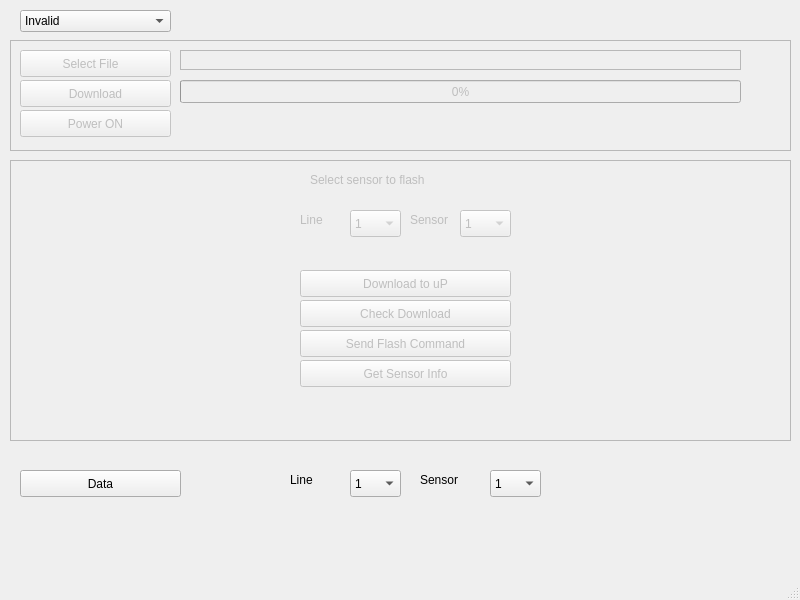
<?xml version="1.0" encoding="UTF-8"?>
<ui version="4.0">
 <class>QtXmodem</class>
 <widget class="QMainWindow" name="QtXmodem">
  <property name="geometry">
   <rect>
    <x>0</x>
    <y>0</y>
    <width>800</width>
    <height>600</height>
   </rect>
  </property>
  <property name="windowTitle">
   <string>QtXmodem</string>
  </property>
  <widget class="QWidget" name="centralwidget">
   <widget class="QComboBox" name="Port_comboBox">
    <property name="geometry">
     <rect>
      <x>20</x>
      <y>10</y>
      <width>151</width>
      <height>22</height>
     </rect>
    </property>
    <property name="currentText">
     <string>Invalid</string>
    </property>
    <item>
     <property name="text">
      <string>Invalid</string>
     </property>
    </item>
    <item>
     <property name="text">
      <string>/dev/ttyACM0</string>
     </property>
    </item>
    <item>
     <property name="text">
      <string>/dev/ttyACM1</string>
     </property>
    </item>
    <item>
     <property name="text">
      <string>/dev/ttyUSB0</string>
     </property>
    </item>
    <item>
     <property name="text">
      <string>/dev/ttyUSB1</string>
     </property>
    </item>
    <item>
     <property name="text">
      <string>COM1</string>
     </property>
    </item>
    <item>
     <property name="text">
      <string>COM2</string>
     </property>
    </item>
    <item>
     <property name="text">
      <string>COM3</string>
     </property>
    </item>
    <item>
     <property name="text">
      <string>COM4</string>
     </property>
    </item>
    <item>
     <property name="text">
      <string>COM5</string>
     </property>
    </item>
    <item>
     <property name="text">
      <string>COM6</string>
     </property>
    </item>
    <item>
     <property name="text">
      <string>COM7</string>
     </property>
    </item>
    <item>
     <property name="text">
      <string>COM8</string>
     </property>
    </item>
    <item>
     <property name="text">
      <string>COM9</string>
     </property>
    </item>
    <item>
     <property name="text">
      <string>COM10</string>
     </property>
    </item>
   </widget>
   <widget class="QLabel" name="Comm_label">
    <property name="geometry">
     <rect>
      <x>180</x>
      <y>10</y>
      <width>22</width>
      <height>22</height>
     </rect>
    </property>
    <property name="text">
     <string/>
    </property>
    <property name="pixmap">
     <pixmap resource="Resources.qrc">:/ledred.png</pixmap>
    </property>
    <property name="scaledContents">
     <bool>true</bool>
    </property>
   </widget>
   <widget class="QFrame" name="Download_frame">
    <property name="enabled">
     <bool>false</bool>
    </property>
    <property name="geometry">
     <rect>
      <x>10</x>
      <y>160</y>
      <width>781</width>
      <height>281</height>
     </rect>
    </property>
    <property name="frameShape">
     <enum>QFrame::StyledPanel</enum>
    </property>
    <property name="frameShadow">
     <enum>QFrame::Raised</enum>
    </property>
    <widget class="QPushButton" name="DownloadTu_uP_pushButton">
     <property name="geometry">
      <rect>
       <x>290</x>
       <y>110</y>
       <width>211</width>
       <height>27</height>
      </rect>
     </property>
     <property name="text">
      <string>Download to uP</string>
     </property>
    </widget>
    <widget class="QLabel" name="FlashingSensors_label">
     <property name="geometry">
      <rect>
       <x>530</x>
       <y>50</y>
       <width>22</width>
       <height>22</height>
      </rect>
     </property>
     <property name="text">
      <string/>
     </property>
     <property name="pixmap">
      <pixmap resource="Resources.qrc">:/ledgreen.png</pixmap>
     </property>
     <property name="scaledContents">
      <bool>true</bool>
     </property>
    </widget>
    <widget class="QComboBox" name="FlashSensor_comboBox">
     <property name="geometry">
      <rect>
       <x>450</x>
       <y>50</y>
       <width>51</width>
       <height>27</height>
      </rect>
     </property>
     <item>
      <property name="text">
       <string>1</string>
      </property>
     </item>
     <item>
      <property name="text">
       <string>2</string>
      </property>
     </item>
     <item>
      <property name="text">
       <string>3</string>
      </property>
     </item>
     <item>
      <property name="text">
       <string>4</string>
      </property>
     </item>
     <item>
      <property name="text">
       <string>5</string>
      </property>
     </item>
     <item>
      <property name="text">
       <string>6</string>
      </property>
     </item>
     <item>
      <property name="text">
       <string>7</string>
      </property>
     </item>
     <item>
      <property name="text">
       <string>8</string>
      </property>
     </item>
     <item>
      <property name="text">
       <string>9</string>
      </property>
     </item>
     <item>
      <property name="text">
       <string>10</string>
      </property>
     </item>
     <item>
      <property name="text">
       <string>11</string>
      </property>
     </item>
     <item>
      <property name="text">
       <string>12</string>
      </property>
     </item>
     <item>
      <property name="text">
       <string>13</string>
      </property>
     </item>
     <item>
      <property name="text">
       <string>14</string>
      </property>
     </item>
     <item>
      <property name="text">
       <string>15</string>
      </property>
     </item>
     <item>
      <property name="text">
       <string>16</string>
      </property>
     </item>
    </widget>
    <widget class="QLabel" name="label_24">
     <property name="geometry">
      <rect>
       <x>290</x>
       <y>50</y>
       <width>31</width>
       <height>19</height>
      </rect>
     </property>
     <property name="text">
      <string>Line</string>
     </property>
    </widget>
    <widget class="QLabel" name="label_25">
     <property name="geometry">
      <rect>
       <x>400</x>
       <y>50</y>
       <width>51</width>
       <height>19</height>
      </rect>
     </property>
     <property name="text">
      <string>Sensor</string>
     </property>
    </widget>
    <widget class="QComboBox" name="FlashLine_comboBox">
     <property name="geometry">
      <rect>
       <x>340</x>
       <y>50</y>
       <width>51</width>
       <height>27</height>
      </rect>
     </property>
     <item>
      <property name="text">
       <string>1</string>
      </property>
     </item>
     <item>
      <property name="text">
       <string>2</string>
      </property>
     </item>
     <item>
      <property name="text">
       <string>3</string>
      </property>
     </item>
     <item>
      <property name="text">
       <string>4</string>
      </property>
     </item>
    </widget>
    <widget class="QPushButton" name="CheckDownload_pushButton">
     <property name="geometry">
      <rect>
       <x>290</x>
       <y>140</y>
       <width>211</width>
       <height>27</height>
      </rect>
     </property>
     <property name="text">
      <string>Check Download</string>
     </property>
    </widget>
    <widget class="QPushButton" name="SendFlashCommand_pushButton">
     <property name="geometry">
      <rect>
       <x>290</x>
       <y>170</y>
       <width>211</width>
       <height>27</height>
      </rect>
     </property>
     <property name="text">
      <string>Send Flash Command</string>
     </property>
    </widget>
    <widget class="QLabel" name="label_30">
     <property name="geometry">
      <rect>
       <x>300</x>
       <y>10</y>
       <width>161</width>
       <height>20</height>
      </rect>
     </property>
     <property name="text">
      <string>Select sensor to flash</string>
     </property>
    </widget>
    <widget class="QPushButton" name="GetSensorInfoCommand_pushButton">
     <property name="geometry">
      <rect>
       <x>290</x>
       <y>200</y>
       <width>211</width>
       <height>27</height>
      </rect>
     </property>
     <property name="text">
      <string>Get Sensor Info</string>
     </property>
    </widget>
   </widget>
   <widget class="QPushButton" name="Data_pushButton">
    <property name="geometry">
     <rect>
      <x>20</x>
      <y>470</y>
      <width>161</width>
      <height>27</height>
     </rect>
    </property>
    <property name="text">
     <string>Data</string>
    </property>
   </widget>
   <widget class="QComboBox" name="DataLine_comboBox">
    <property name="geometry">
     <rect>
      <x>350</x>
      <y>470</y>
      <width>51</width>
      <height>27</height>
     </rect>
    </property>
    <item>
     <property name="text">
      <string>1</string>
     </property>
    </item>
    <item>
     <property name="text">
      <string>2</string>
     </property>
    </item>
    <item>
     <property name="text">
      <string>3</string>
     </property>
    </item>
    <item>
     <property name="text">
      <string>4</string>
     </property>
    </item>
   </widget>
   <widget class="QLabel" name="label_28">
    <property name="geometry">
     <rect>
      <x>420</x>
      <y>470</y>
      <width>61</width>
      <height>19</height>
     </rect>
    </property>
    <property name="text">
     <string>Sensor</string>
    </property>
   </widget>
   <widget class="QComboBox" name="DataSensor_comboBox">
    <property name="geometry">
     <rect>
      <x>490</x>
      <y>470</y>
      <width>51</width>
      <height>27</height>
     </rect>
    </property>
    <item>
     <property name="text">
      <string>1</string>
     </property>
    </item>
    <item>
     <property name="text">
      <string>2</string>
     </property>
    </item>
    <item>
     <property name="text">
      <string>3</string>
     </property>
    </item>
    <item>
     <property name="text">
      <string>4</string>
     </property>
    </item>
    <item>
     <property name="text">
      <string>5</string>
     </property>
    </item>
    <item>
     <property name="text">
      <string>6</string>
     </property>
    </item>
    <item>
     <property name="text">
      <string>7</string>
     </property>
    </item>
    <item>
     <property name="text">
      <string>8</string>
     </property>
    </item>
    <item>
     <property name="text">
      <string>9</string>
     </property>
    </item>
    <item>
     <property name="text">
      <string>10</string>
     </property>
    </item>
    <item>
     <property name="text">
      <string>11</string>
     </property>
    </item>
    <item>
     <property name="text">
      <string>12</string>
     </property>
    </item>
    <item>
     <property name="text">
      <string>13</string>
     </property>
    </item>
    <item>
     <property name="text">
      <string>14</string>
     </property>
    </item>
    <item>
     <property name="text">
      <string>15</string>
     </property>
    </item>
    <item>
     <property name="text">
      <string>16</string>
     </property>
    </item>
   </widget>
   <widget class="QLabel" name="label_29">
    <property name="geometry">
     <rect>
      <x>290</x>
      <y>470</y>
      <width>41</width>
      <height>19</height>
     </rect>
    </property>
    <property name="text">
     <string>Line</string>
    </property>
   </widget>
   <widget class="QFrame" name="Fileframe">
    <property name="enabled">
     <bool>false</bool>
    </property>
    <property name="geometry">
     <rect>
      <x>10</x>
      <y>40</y>
      <width>781</width>
      <height>111</height>
     </rect>
    </property>
    <property name="frameShape">
     <enum>QFrame::StyledPanel</enum>
    </property>
    <property name="frameShadow">
     <enum>QFrame::Raised</enum>
    </property>
    <widget class="QLabel" name="Flashing_label">
     <property name="geometry">
      <rect>
       <x>750</x>
       <y>40</y>
       <width>22</width>
       <height>22</height>
      </rect>
     </property>
     <property name="text">
      <string/>
     </property>
     <property name="pixmap">
      <pixmap resource="Resources.qrc">:/ledgreen.png</pixmap>
     </property>
     <property name="scaledContents">
      <bool>true</bool>
     </property>
    </widget>
    <widget class="QPushButton" name="Power_pushButton">
     <property name="geometry">
      <rect>
       <x>10</x>
       <y>70</y>
       <width>151</width>
       <height>27</height>
      </rect>
     </property>
     <property name="text">
      <string>Power ON</string>
     </property>
    </widget>
    <widget class="QLabel" name="label_BINFILE">
     <property name="geometry">
      <rect>
       <x>170</x>
       <y>10</y>
       <width>561</width>
       <height>20</height>
      </rect>
     </property>
     <property name="frameShape">
      <enum>QFrame::StyledPanel</enum>
     </property>
     <property name="frameShadow">
      <enum>QFrame::Sunken</enum>
     </property>
     <property name="text">
      <string/>
     </property>
    </widget>
    <widget class="QProgressBar" name="download_progressBar">
     <property name="geometry">
      <rect>
       <x>170</x>
       <y>40</y>
       <width>561</width>
       <height>23</height>
      </rect>
     </property>
     <property name="value">
      <number>0</number>
     </property>
    </widget>
    <widget class="QPushButton" name="DownloadXMODEMRX_pushButton">
     <property name="geometry">
      <rect>
       <x>10</x>
       <y>40</y>
       <width>151</width>
       <height>27</height>
      </rect>
     </property>
     <property name="text">
      <string>Download</string>
     </property>
    </widget>
    <widget class="QPushButton" name="SelectFile_pushButton">
     <property name="geometry">
      <rect>
       <x>10</x>
       <y>10</y>
       <width>151</width>
       <height>27</height>
      </rect>
     </property>
     <property name="text">
      <string>Select File   </string>
     </property>
    </widget>
    <widget class="QLabel" name="RX_label">
     <property name="enabled">
      <bool>false</bool>
     </property>
     <property name="geometry">
      <rect>
       <x>750</x>
       <y>10</y>
       <width>22</width>
       <height>22</height>
      </rect>
     </property>
     <property name="text">
      <string/>
     </property>
     <property name="pixmap">
      <pixmap resource="Resources.qrc">:/ledred.png</pixmap>
     </property>
     <property name="scaledContents">
      <bool>true</bool>
     </property>
    </widget>
   </widget>
  </widget>
  <widget class="QMenuBar" name="menubar">
   <property name="geometry">
    <rect>
     <x>0</x>
     <y>0</y>
     <width>800</width>
     <height>27</height>
    </rect>
   </property>
  </widget>
  <widget class="QStatusBar" name="statusbar"/>
 </widget>
 <resources>
  <include location="Resources.qrc"/>
 </resources>
 <connections/>
</ui>
